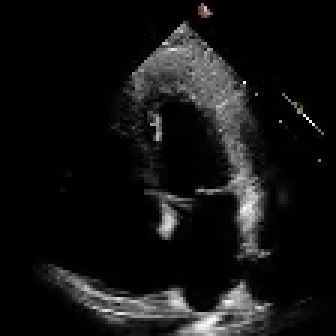
#> input picture frame 21 of Lab 02/Task_3_Echo_Analysis/data/echo_sample.mp4, 112 x 112 px (shown 3 times larger)
$ jupyter execute realtime_echo.ipynb
#> lines starting #> are read from the running program, lines starting #| are printed output that depends on the picture
# Task 3: Real-Time Echocardiogram Video Analysis

**Scenario:** ultrasound footage of a beating heart is noisy, murky, and low-contrast. This notebook builds a real-time OpenCV pipeline that reads each frame of the echo clip, applies the same mathematical enhancements used on the static X-ray/CT/MRI slices, and displays the corrected feed live alongside the raw feed.

**Sample clip:** `data/echo_sample.mp4`, one short clip from the Stanford EchoNet-Dynamic dataset.

Set `SHOW_LIVE = False` below if running headlessly (no display available, e.g. during automated grading) — frame processing and screenshot saving still run either way; only the live `cv2.imshow` window is skipped.

[cell 1]
import cv2

import numpy as np

import matplotlib.pyplot as plt

import os


VIDEO_PATH = 'data/echo_sample.mp4'

OUTPUT_DIR = 'output'

os.makedirs(OUTPUT_DIR, exist_ok=True)


SHOW_LIVE = True

MAX_SCREENSHOTS = 6

## Enhancement Pipeline

The same building blocks from Task 1 (histogram equalization, JET colormap, gray-world color balance, log transform, gamma transform), applied to every frame: equalization fights murky low contrast, the colormap highlights blood-flow intensity, log transform pulls detail out of dark heart-chamber regions, and a fractional gamma suppresses blinding white ultrasound backscatter.

[cell 2]
def gray_world_balance(bgr_image):

    b, g, r = cv2.split(bgr_image.astype(np.float64))

    gray_mean = (b.mean() + g.mean() + r.mean()) / 3.0

    b = np.clip(b * (gray_mean / (b.mean() + 1e-6)), 0, 255)

    g = np.clip(g * (gray_mean / (g.mean() + 1e-6)), 0, 255)

    r = np.clip(r * (gray_mean / (r.mean() + 1e-6)), 0, 255)

    return cv2.merge([b, g, r]).astype(np.uint8)


def log_transform(image):

    image_f = image.astype(np.float64)

    c = 255.0 / np.log(1 + image_f.max()) if image_f.max() > 0 else 1.0

    return np.clip(c * np.log(1 + image_f), 0, 255).astype(np.uint8)


def gamma_transform(image, gamma=0.7):

    normalized = image.astype(np.float64) / 255.0

    return np.clip(255.0 * np.power(normalized, gamma), 0, 255).astype(np.uint8)


def enhance_frame(gray_frame):

    equalized = cv2.equalizeHist(gray_frame)

    colored = cv2.applyColorMap(equalized, cv2.COLORMAP_JET)

    balanced = gray_world_balance(colored)

    logged = log_transform(balanced)

    return gamma_transform(logged, gamma=0.7)

## Video Capture Setup

Read from the provided `.mp4` file rather than a webcam.

[cell 3]
cap = cv2.VideoCapture(VIDEO_PATH)

assert cap.isOpened(), f'Could not open {VIDEO_PATH}'


frame_count = int(cap.get(cv2.CAP_PROP_FRAME_COUNT))

fps = cap.get(cv2.CAP_PROP_FPS)

print(f'Frames: {frame_count} | FPS: {fps:.1f}')


screenshot_interval = max(1, frame_count // MAX_SCREENSHOTS)

## Real-Time Video Processing Loop

Every frame is enhanced and concatenated with its raw grayscale counterpart for a live side-by-side monitoring view. A handful of evenly spaced frames are also saved to `output/` as evidence, since `cv2.imshow` only works interactively (not during headless notebook execution).

[cell 4]
frame_idx = 0

saved_screenshots = 0

live_window_failed = False


while True:

    ret, frame = cap.read()
#> frame is the input picture: shape (112, 112, 3); mean B, G, R 19.4, 19.4, 19.4

    if not ret:

        break


    gray = cv2.cvtColor(frame, cv2.COLOR_BGR2GRAY)

    enhanced = enhance_frame(gray)
#> in enhance_frame, `equalized = cv2.equalizeHist(gray_frame)`:
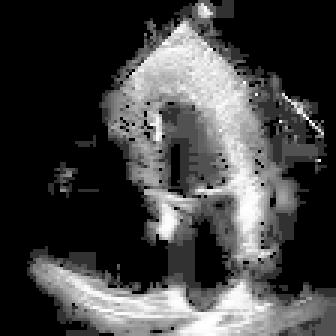
#> equalized: shape (112, 112) (shown 3 times larger); min 0, max 255, mean 65.6
#> in enhance_frame, `colored = cv2.applyColorMap(equalized, cv2.COLORMAP_JET)`:
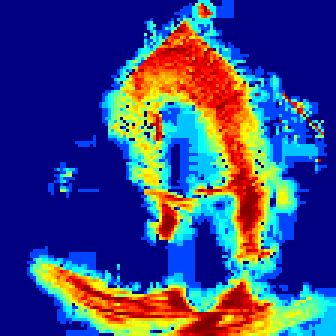
#> colored: shape (112, 112, 3) (shown 3 times larger); mean B, G, R 126.8, 71.4, 59
#> in gray_world_balance, `b, g, r = cv2.split(bgr_image.astype(np.float64))`:
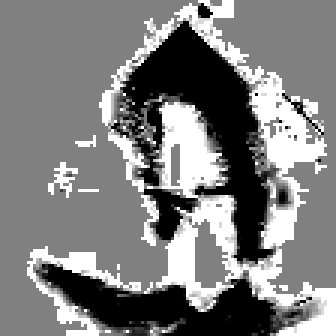
#> b: shape (112, 112) float64 (shown 3 times larger); min 0, max 255, mean 126.8
#> in gray_world_balance, `b, g, r = cv2.split(bgr_image.astype(np.float64))`:
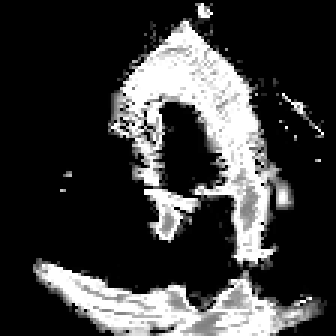
#> r: shape (112, 112) float64 (shown 3 times larger); min 0, max 255, mean 59
#> in gray_world_balance, `gray_mean = (b.mean() + g.mean() + r.mean()) / 3.0`: gray_mean = 85.75
#> in gray_world_balance, `b = np.clip(b * (gray_mean / (b.mean() + 1e-6)), 0, 255)`:
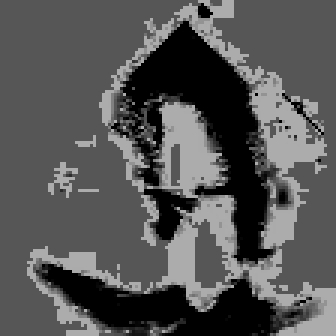
#> b: shape (112, 112) float64 (shown 3 times larger); min 0, max 172.4, mean 85.7
#> in gray_world_balance, `g = np.clip(g * (gray_mean / (g.mean() + 1e-6)), 0, 255)`:
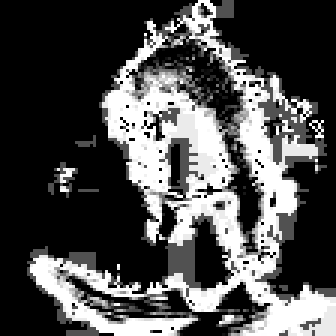
#> g: shape (112, 112) float64 (shown 3 times larger); min 0, max 255, mean 77.7
#> in gray_world_balance, `return cv2.merge([b, g, r]).astype(np.uint8)`:
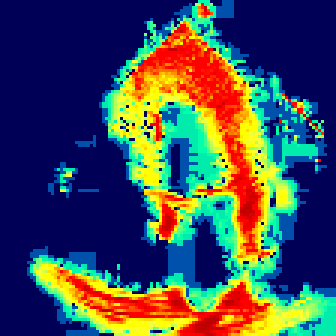
#> returned value: shape (112, 112, 3) (shown 3 times larger); mean of channels 0, 1, 2 85.3, 77.5, 67.1; drawn as B, G, R
#> in log_transform, `c = 255.0 / np.log(1 + image_f.max()) if image_f.max() > 0 else 1.0`: c = 45.99
#> in gamma_transform, `return np.clip(255.0 * np.power(normalized, gamma), 0, 255).astype(np...`:
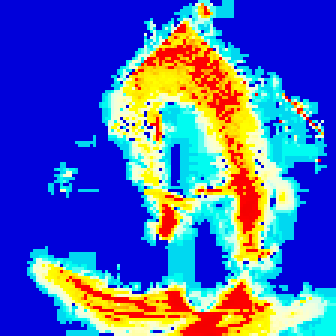
#> returned value: shape (112, 112, 3) (shown 3 times larger); mean of channels 0, 1, 2 180.6, 100.4, 77.3; drawn as B, G, R

    raw_bgr = cv2.cvtColor(gray, cv2.COLOR_GRAY2BGR)

    combined = np.hstack([raw_bgr, enhanced])
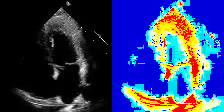
#> combined: shape (112, 224, 3); mean B, G, R 100, 59.9, 48.3


    if SHOW_LIVE and not live_window_failed:

        try:

            cv2.imshow('Raw (left) vs Enhanced (right)', combined)

            if cv2.waitKey(1) & 0xFF == ord('q'):

#> (key q is pressed here)
                break

        except cv2.error:

            live_window_failed = True

            print('No display available; continuing headlessly (frames still saved to output/).')


    if frame_idx % screenshot_interval == 0 and saved_screenshots < MAX_SCREENSHOTS:

        cv2.imwrite(f'{OUTPUT_DIR}/frame_{frame_idx:04d}.png', combined)

        saved_screenshots += 1


    frame_idx += 1


cap.release()

try:

    cv2.destroyAllWindows()

except cv2.error:

    pass


print(f'Processed {frame_idx} frames, saved {saved_screenshots} screenshots to {OUTPUT_DIR}/')

## Preview a Saved Screenshot

Since `cv2.imshow` cannot render inline in a notebook, preview one of the saved side-by-side frames here to confirm the pipeline is working.

[cell 5]
import glob


saved = sorted(glob.glob(f'{OUTPUT_DIR}/frame_*.png'))

assert saved, 'No screenshots were saved — check that the video loaded correctly.'


preview = cv2.imread(saved[len(saved) // 2])
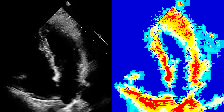
#> input picture Lab 02/Task_3_Echo_Analysis/output/frame_0035.png, 224 x 112 px
#> preview is the input picture: shape (112, 224, 3); mean B, G, R 101.7, 58, 46.7

plt.figure(figsize=(10, 5))

plt.imshow(cv2.cvtColor(preview, cv2.COLOR_BGR2RGB))

plt.title(f'Raw (left) vs Enhanced (right) \u2014 {os.path.basename(saved[len(saved) // 2])}')

plt.axis('off')

plt.show()

$ run again, starting later in the video
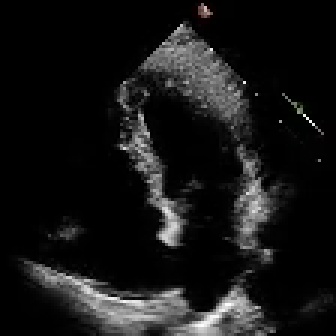
#> input picture frame 96 of Lab 02/Task_3_Echo_Analysis/data/echo_sample.mp4, 112 x 112 px (shown 3 times larger)
#> frame is the input picture: shape (112, 112, 3); mean B, G, R 21.9, 21.9, 22
#> gray_mean = 88.81
#> in gray_world_balance, `return cv2.merge([b, g, r]).astype(np.uint8)`:
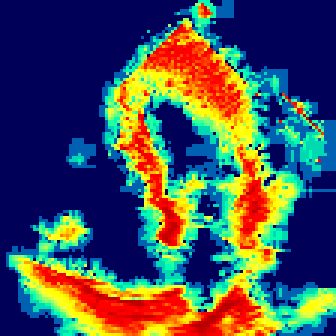
#> returned value: shape (112, 112, 3) (shown 3 times larger); mean of channels 0, 1, 2 88.4, 82.1, 71; drawn as B, G, R
#> c = 45.99
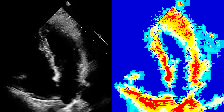
#> input picture Lab 02/Task_3_Echo_Analysis/output/frame_0035.png, 224 x 112 px
#> preview is the input picture: shape (112, 224, 3); mean B, G, R 101.7, 58, 46.7

$ run again, starting later in the video
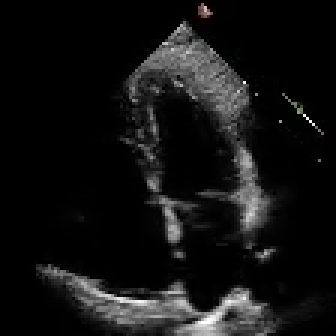
#> input picture frame 172 of Lab 02/Task_3_Echo_Analysis/data/echo_sample.mp4, 112 x 112 px (shown 3 times larger)
#> frame is the input picture: shape (112, 112, 3); mean B, G, R 18.8, 18.8, 18.8
#> gray_mean = 84.75
#> c = 45.99
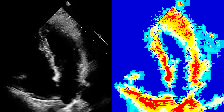
#> input picture Lab 02/Task_3_Echo_Analysis/output/frame_0035.png, 224 x 112 px
#> preview is the input picture: shape (112, 224, 3); mean B, G, R 101.7, 58, 46.7
